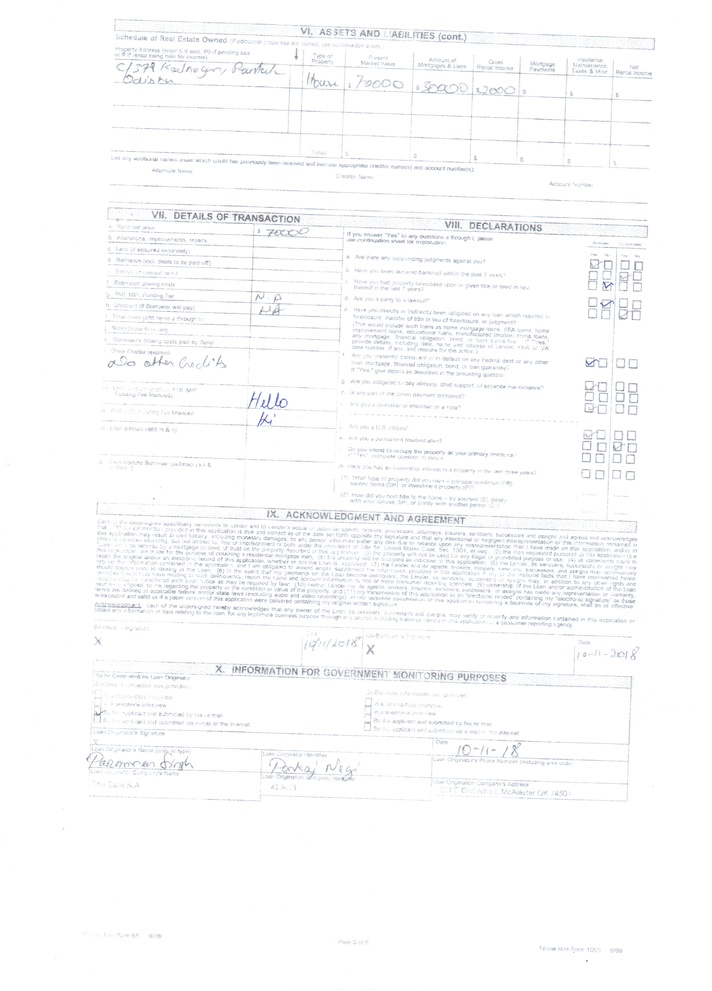
#> input picture Pyimages/Module1/Begineer/Page3.jpeg, 712 x 991 px, shrunk from 2481 x 3456 before the run
$ python Adv_Contour_Props.py --image ../Page3.jpeg   (older library calls are emulated)
#> lines starting #> are read from the running program, lines starting #| are printed output that depends on the picture; after the words box and inside, x2 and y2 are one past the last pixel; in counts of white or black regions, pixels touching at a corner belong together
import numpy as np
import cv2
import argparse

ap=argparse.ArgumentParser()
ap.add_argument("-i","--image",required=True,help="Path of the image")
args=vars(ap.parse_args())

image=cv2.imread(args["image"])
#> image is the input picture: shape (991, 712, 3); mean B, G, R 251.4, 250.9, 250.5
gray=cv2.cvtColor(image,cv2.COLOR_BGR2GRAY)

(a,cnts,b)=cv2.findContours(gray.copy(),cv2.RETR_EXTERNAL,cv2.CHAIN_APPROX_SIMPLE)
#> cnts = [[[0, 0], [0, 990], [711, 990], [711, 0]]]; b = [[-1, -1, -1, -1]]
for (i,c) in enumerate(cnts):
    #computing the area of the countor along with the bounding box for computing aspect ratio
    area=cv2.contourArea(c)
    (x,y,w,h)=cv2.boundingRect(c)
    #compute the convex hull of the contour and then calculate the area of the convex hull to compute the solidiy
    hull=cv2.convexHull(c)
    hullarea=cv2.contourArea(hull)
    solidity=area/float(hullarea)
    #initialize the character Text
    char="?"
    #if solidity is high then it is O
    if solidity > 0.9:
        char="O"
    #else if the solidty s still resonably high we will find for x
    elif solidity >= .5:
        char="X"

    #if character is not uunknown draw if
    if char!="?":
        cv2.drawContours(image, [c], -1, (0,255,0), 3)
        cv2.putText(image,"#{}{}".format(char,i+1), (x,y-10), cv2.FONT_HERSHEY_SIMPLEX, 1.25, (0,255,0), 4)
        print("#{}--Contour{}--Solidity={}".format(char, i+1, solidity))
#> this loop made 1 pass
#> (c, area, x, y, w, h, hull, hullarea) on pass 1: ([[0, 0], [0, 990], [711, 990], [711, 0]], 703890, 0, 0, 712, 991, [[711, 0], [711, 990], [0, 990], [0, 0]], 703890)
#| #O--Contour1--Solidity=1.0
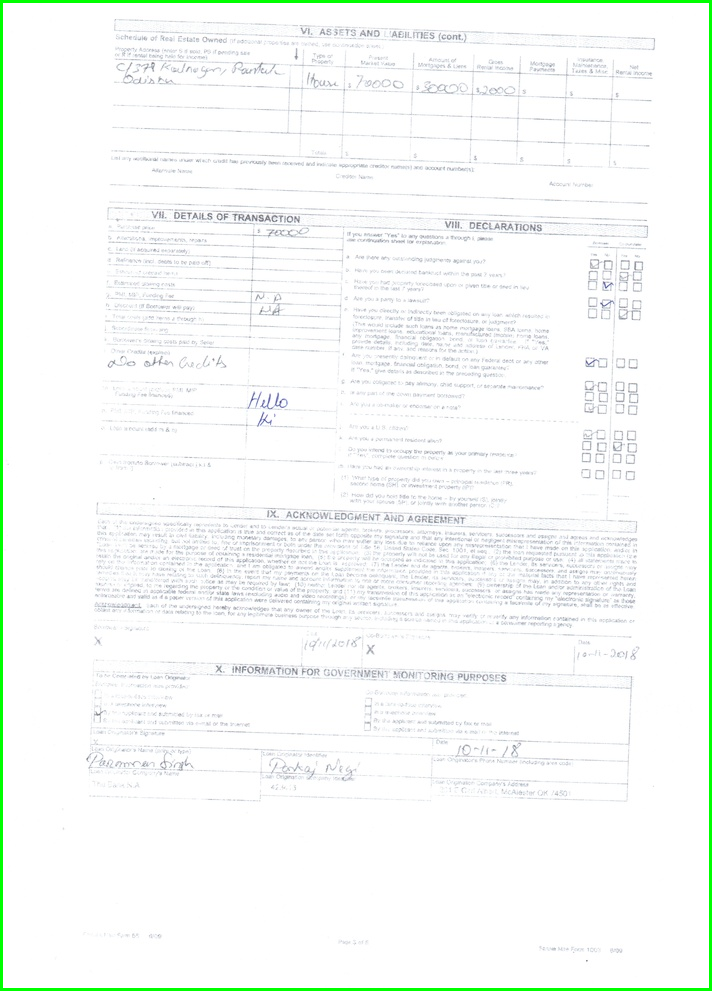
#> image: shape (991, 712, 3); 1.44% of pixels changed, all inside (x1, y1, x2, y2) = (0, 0, 712, 991)
      #  print("#{}".format(char))
       # print("Contour{}".format(i+1))
        #print("Solidity{}".format(solidity))

cv2.imshow("Output", image)
cv2.waitKey(0)
